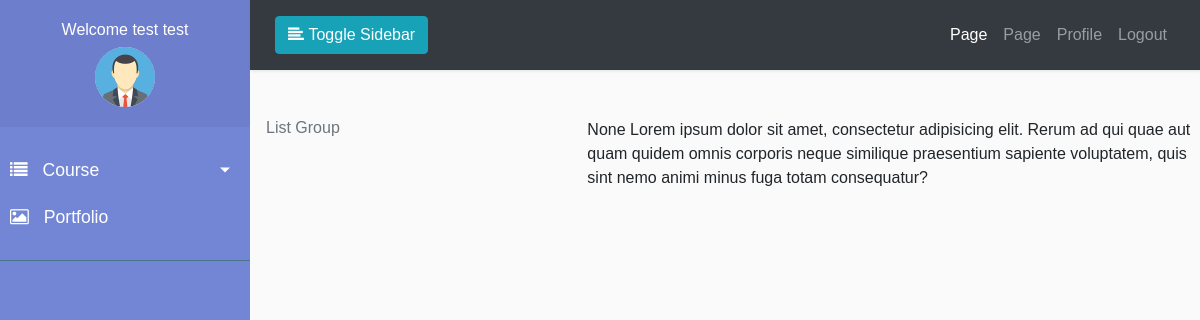
Page /course/student/previous/course/ (signed in) on the earlier database version.
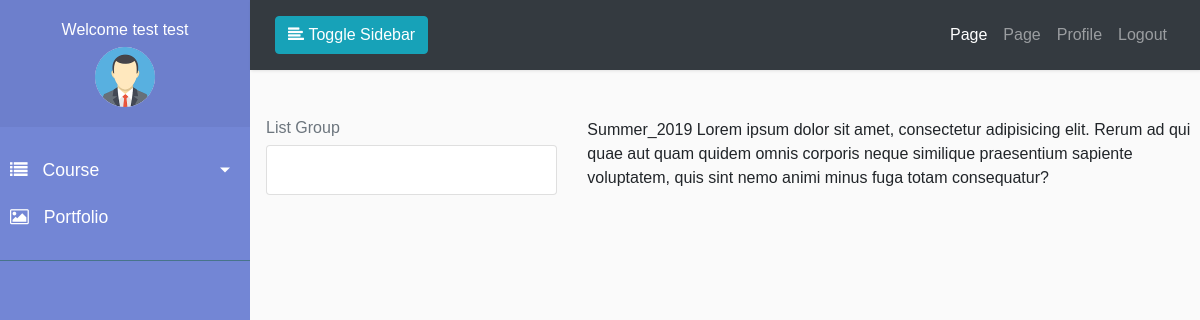
Same page on the later database version.
### accounts/models.py (models this page shows, shortened)
class Profile(models.Model):
    USERTYPE_CHOICES = (
        ('0', 'Teacher'),
        ('1', 'Student'),
    )
    user = models.OneToOneField(
        User, on_delete=models.CASCADE, related_name='user_profile')
    profile_pic = models.ImageField(
        upload_to="profile/%Y/%m/%d/", default="profile/default.png")
    phone_number = models.CharField(max_length=15, default='01xxxxxxxxxx')
    address = models.CharField(default='Your Address', max_length=255)
    bio = models.TextField(default='Your Bio')
    user_type = models.CharField(max_length=10, choices=USERTYPE_CHOICES)
    email_confirmed = models.BooleanField(default=False)
    active = models.BooleanField(default=False)

### session/models.py (models this page shows, shortened)
class Semester(models.Model):
	semester_name = models.CharField(max_length=50)
	semester_year = models.CharField(max_length=50)
	semester_full_name = models.CharField(max_length=150)
	active = models.BooleanField(default=False)
	def __str__(self):
		return self.semester_full_name

### course/views.py (the view)
# urls.py: path('student/previous/course/', views.StudentPreviousCourse.as_view(),
class StudentPreviousCourse(AictiveStudentRequiredMixin, View):
    def get(self, request, *args, **kwargs):
        previous_semester = Semester.objects.filter(active=False)
        last_previous_semester = Semester.objects.filter(active=False).last()
        courses = Course.objects.filter(semester=last_previous_semester)
        print(courses)
        context = {
            'title': 'Course History',
            'previous_semester': previous_semester,
            'last_previous_semester': last_previous_semester
        }
        return render(request, 'accounts/student/previous_course.html', context)

### accounts/mixins.py (called while the page is built)
	def dispatch(self, request, *args, **kwargs):
		if request.user.is_authenticated and request.user.user_profile.active and request.user.user_profile.user_type=='1':
			return super().dispatch(request, *args, **kwargs)
		else:
			messages.error(request, ('Sorry You Are Not Student'))
			return redirect('accounts:login')

### course/models.py (called while the page is built)
    def __str__(self):
        return self.course_name

### templates/accounts/student/previous_course.html (shortened to what this page needs)
{% extends "dash_base.html" %}
{% load static %}
{% load crispy_forms_tags %}
{% block sidebar %}
{% include '../../partials/student/_sidebar.html' %}
{% endblock sidebar %}
{% block maincontent %}
<div class="container m-2 p-2">
    <div class="row">
        <div class="col-md-4">
            <h6 class="text-muted">List Group</h6>
            <ul class="list-group">
                {% for semester in previous_semester %}
                    <li class="list-group-item btn-link btn-outline-dark">
                        <a href="" class="text-white">{{semester.semester_full_name}}</a>
                    </li>
                {% endfor %}
            </ul>
        </div>
        <div class="col-md-8">
            {{last_previous_semester}}
            Lorem ipsum dolor sit amet, consectetur adipisicing elit. Rerum ad qui quae aut quam quidem omnis corporis neque similique praesentium sapiente voluptatem, quis sint nemo animi minus fuga totam consequatur?
        </div>
    </div>
</div>
{% endblock maincontent %}

### templates/dash_base.html (shortened to what this page needs)
{% load static %}
<!doctype html>
<html lang="en">
<head>
	{% include 'partials/_css.html' %}
</head>
<body>
	<div class="wrapper">
		{% block sidebar %}
        {% endblock sidebar %}
		<div id="content">
            <nav class="navbar navbar-expand-lg navbar-dark bg-dark">
                <div class="container-fluid">
                    <button type="button" id="sidebarCollapse" class="btn btn-info">
                        <i class="fa fa-align-left"></i>
                        <span>Toggle Sidebar</span>
                    </button>
                    <div class="collapse navbar-collapse" id="navbarSupportedContent">
                        <ul class="nav navbar-nav ml-auto">
                            <li class="nav-item active">
                                <a class="nav-link" href="#">Page</a>
                            </li>
                            <li class="nav-item">
                                <a class="nav-link" href="#">Page</a>
                            </li>
                            <li class="nav-item">
                                <a class="nav-link" href="{% url 'accounts:my_profile' %}">Profile</a>
                            </li>
                            <li class="nav-item">
                                <a class="nav-link" href="{% url 'accounts:logout' %}">Logout</a>
                            </li>
                        </ul>
                    </div>
                </div>
            </nav>
            {% block maincontent %}
            {% endblock maincontent %}
        </div>
    </div>
</body>
</html>

### templates/partials/_css.html
{% load static %}
<link rel="stylesheet" href="{% static 'front/css/bootstrap.min.css' %}"/>
<link rel="stylesheet" href="https://stackpath.bootstrapcdn.com/font-awesome/4.7.0/css/font-awesome.min.css" />
<link rel="stylesheet" href="{% static 'front/css/style.css' %}"/>

### templates/partials/student/_sidebar.html (shortened to what this page needs)
{% load static %}
<nav id="sidebar">
    <div class="sidebar-header text-center">
        <h6>Welcome {{user.get_full_name}}</h6>
        <img src="{{user.user_profile.profile_pic.url}}" alt="" width="60px" class="rounded-circle text-center">
    </div>
    <ul class="list-unstyled components">
        <li>
           <a href="#pageSubmenu" data-toggle="collapse" aria-expanded="false" class="dropdown-toggle">
                <i class="fa fa-list"></i>
                Course
            </a>
        </li>
    <li>
        <a href="#">
            <i class="fa fa-image"></i>
            Portfolio
        </a>
    </li>
</ul>
<ul class="list-unstyled CTAs">
</ul>
</nav>

### templates/partials/_js.html (shortened to what this page needs)
{% load static %}

### myproject/static/front/css/style.css (style rules this page uses)
body { font-family: 'Poppins', sans-serif; background: #fafafa; }
a, a:hover, a:focus { color: inherit; text-decoration: none; transition: all 0.3s; }
.navbar { padding: 15px 10px; background: #fff; border: none; border-radius: 0; margin-bottom: 40px; box-shadow: 1px 1px 3px rgba(0, 0, 0, 0.1); }
i, span { display: inline-block; }
.wrapper { display: flex; align-items: stretch; }
#sidebar { min-width: 250px; max-width: 250px; background: #7386D5; color: #fff; transition: all 0.3s; }
#sidebar ul li a { text-align: left; }
#sidebar .sidebar-header { padding: 20px; background: #6d7fcc; }
#sidebar ul.components { padding: 20px 0; border-bottom: 1px solid #47748b; }
#sidebar ul li a { padding: 10px; font-size: 1.1em; display: block; }
#sidebar ul li a i { margin-right: 10px; }
a[data-toggle="collapse"] { position: relative; }
.dropdown-toggle::after { display: block; position: absolute; top: 50%; right: 20px; transform: translateY(-50%); }
ul.CTAs { padding: 20px; }
#content { width: 100%; min-height: 100vh; transition: all 0.3s; }

Differences in the rows shown:
added Semester: semester_full_name "Summer_2019"
Other differences:
{{ last_previous_semester }}: "None" → (not shown)
